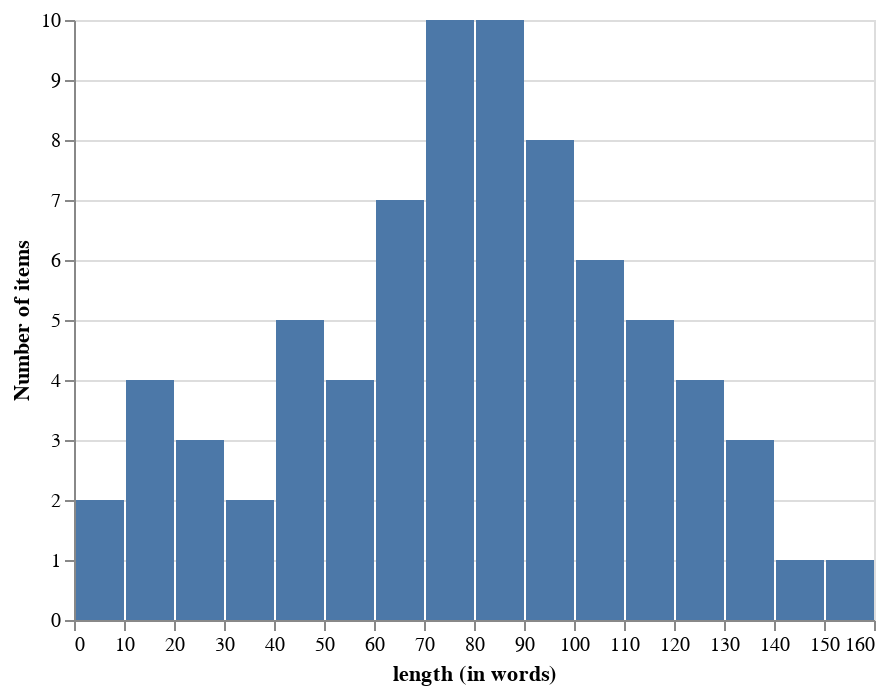

Notebook cell for this chart:
### Code cell
# Show histogram of song lengths
alt.Chart(lyrics_df).mark_bar().encode(
    alt.X('length:Q', axis=alt.Axis(title='length (in words)'), bin=alt.Bin(maxbins=20)),
    y=alt.Y('count()', axis=alt.Axis(title='Number of items')),
)
